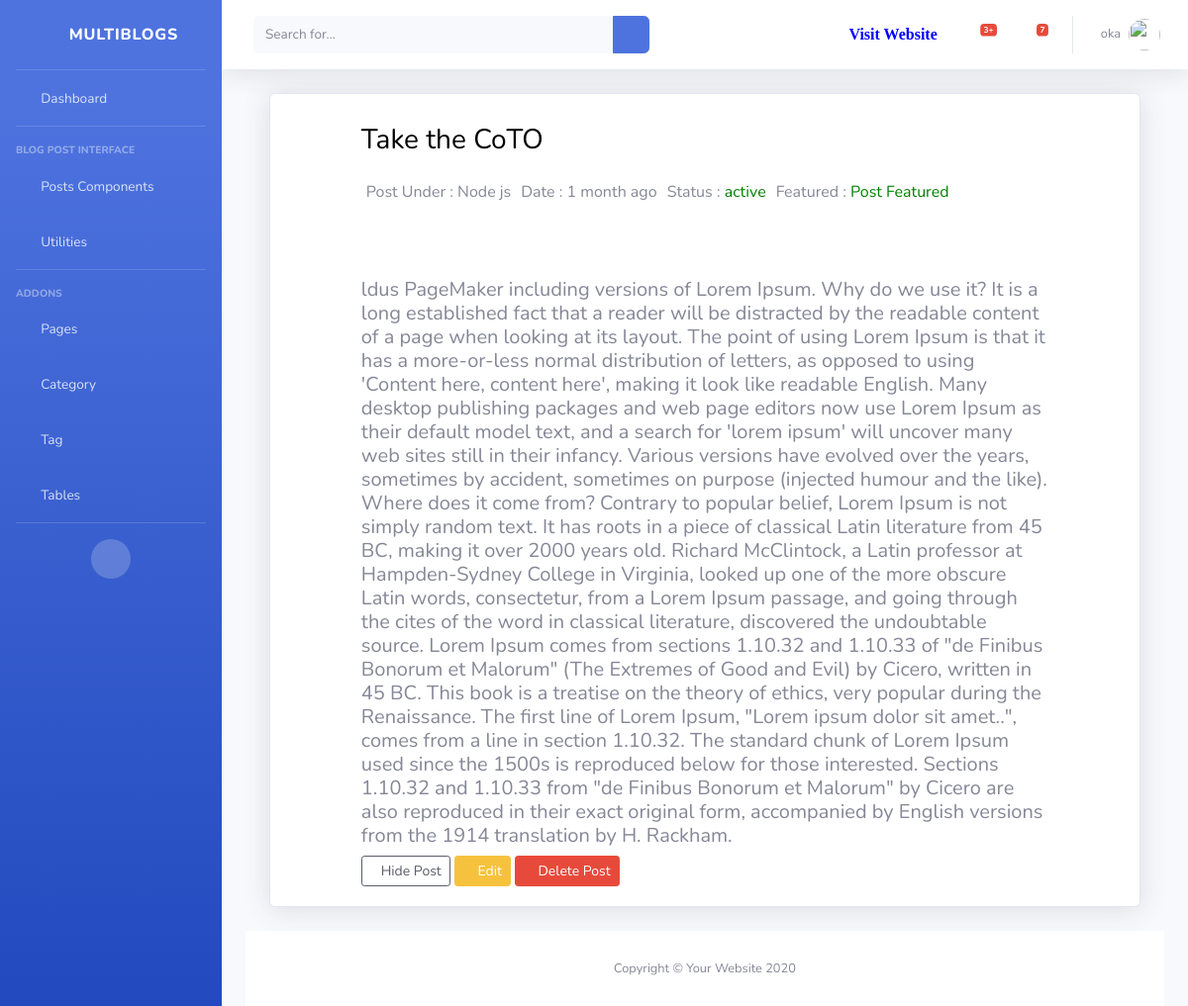
Page /dashboard/post/view/16 (signed in) on the committed database.
### dashboard/models.py (models this page shows, shortened)
class Author(models.Model):
    author = models.OneToOneField(User, on_delete= models.CASCADE)
    email = models.EmailField(unique=True, blank=True, null=True)
    first_name = models.CharField(max_length=100, null=True, blank=True, verbose_name='First Name')
    last_name = models.CharField(max_length=100, null=True, blank=True,verbose_name='Last Name')
    designation = models.CharField(max_length=10, null=True)
    author_image = models.ImageField(upload_to='author/',verbose_name='Author Profile Image',blank=True, null=True)
    auth_status = models.CharField(max_length=100, null=True)
    class Meta:
        verbose_name_plural = 'Author'

### blog/models.py (models this page shows, shortened)
class Blog(models.Model):
    status = (
        ('active','active'),
        ('pending','pending')
    )
    title  = models.CharField(max_length=200, null=True)
    detail = models.TextField(null=True)
    image = models.ImageField(upload_to='images/media', null=True, blank=True)
    catagories = models.ForeignKey(Catagory,on_delete=models.DO_NOTHING, null=True)
    tags = models.ManyToManyField(Tag, blank=True)
    status = models.CharField(max_length=20, choices=status, default='pending')
    author = models.ForeignKey(Author, on_delete=models.CASCADE)
    featured  = models.BooleanField(default=False)
    visit_count = models.IntegerField(default=0)
    visible = models.BooleanField(default=True)
    created_at = models.DateTimeField(auto_now_add=True)
    class Meta:
        verbose_name_plural = 'Blog'

class Catagory(models.Model):
    name = models.CharField(max_length=200, null=True)
    slug = models.SlugField(null=True)
    image = models.CharField(max_length=300, null=True, blank=True )
    description = models.CharField(max_length=500, null=True,blank=True, verbose_name='Description')
    class Meta:
        verbose_name_plural = 'Catagory'
    def __str__(self):
        return str(self.name)

### dashboard/views.py (the view)
# urls.py: path('post/view/<str:id>', views.PostView.as_view(), name='post'),
class PostView(View):
    @method_decorator(login_required(login_url='login'))
    def dispatch(self, request,*args,**kwargs):
        return super().dispatch(request,*args,**kwargs)
    def get(self, request,id):
        post_obj = get_object_or_404(Blog, id=id)
        context={
            'post':post_obj
        }
        return render(request,'dashboard/post/post_view.html', context)

### blog/context_processors.py (called while the page is built)
def globalVariable(request):
    category = Catagory.objects.all()\
        .annotate(post_count=Count('blog'))\
        .filter(blog__isnull=False)\
        .order_by('-post_count')[:4]
    category_count = category.count()
    context = {
        'category':category,
        'cat_count':category_count
        }
    return context

### templates/dashboard/post/post_view.html (shortened to what this page needs)
{% extends 'dashboard/base/base.html' %}
{% load static %}
{% block body %}
{% load humanize %}
<div class="container-fluid">
<div class="row">
    <div class="col">
        <div class="card shadow mb-4">
            <div class="row " style="padding: 20px;">
                <div class="col-10 mx-auto">
                    <h3>{{ post.title }}</h3>
                    <div class="text_div">
                        <p> Post Under : {{ post.catagories }}</p>
                        <p> Date : {{ post.created_at|naturaltime }}</p>
                        {% if post.status == 'active' %}
                          <p> Status : <span style="color: green;"> {{ post.status }}</span> </p>
                        {% else %}
                          <p> Status : <span style="color: red; background-color: rgb(70, 123, 172); padding: 5px; border-radius: 10px; "> {{ post.status }}</span> </p>
                        {% endif %}
                        {% if post.featured == True %}
                          <p > Featured : <span style="color:green"> Post Featured</span> </p>
                        {% else %}
                          <p >  Featured : <span style="color:red"> Not Featured Yet</span></p>
                        {% endif %}
                    </div>
                    <h5> {{ post.detail }}</h5>
                    <div>
                      {% if post.visible == False %}
                        <a href=" {% url 'visible' post.id %}" class="btn btn-outline-dark btn-sm "><i class="fas fa-eye"></i> Make Visible </a>
                      {% else %}
                        <a href=" {% url 'hidden' post.id %}" class="btn btn-outline-dark btn-sm"><i class="fas fa-eye-slash"></i>Hide Post </a>
                      {% endif %}
                        <a href="{% url 'edit_post' post.id %}" class="btn btn-warning btn-sm"><i class="far fa-edit"></i> Edit</a>
                        <a href=" " class="btn btn-danger btn-sm" data-toggle="modal" data-target="#delete"><i class="far fa-trash-alt" ></i> Delete Post </a>
                    </div>
                </div>
            </div>
        </div>
    </div>
</div>
{% endblock %}

### templates/dashboard/base/base.html (shortened to what this page needs)
<!DOCTYPE html>
<html lang="en">
    {% load static %}
    {% load humanize %}
<head>
    {% load static %}
    <link href="{% static  'vendor/fontawesome-free/css/all.min.css' %}" rel="stylesheet" type="text/css">
    <link href="{% static 'css/sb-admin-2.min.css' %}" rel="stylesheet">
</head>
<body id="page-top">
    <div id="wrapper">
        <ul class="navbar-nav bg-gradient-primary sidebar sidebar-dark accordion" id="accordionSidebar">
            <a class="sidebar-brand d-flex align-items-center justify-content-center" href="index.html">
                <div class="sidebar-brand-icon rotate-n-15">
                    <i class="fas fa-laugh-wink"></i>
                </div>
                <div class="sidebar-brand-text mx-3">MultiBlogs</div>
            </a>
            <hr class="sidebar-divider my-0">
            {%  url 'dashboard' as url %}
            <li class="nav-item {% if request.path == url %} active {% endif %}">
                <a class="nav-link" href="{{ url }}">
                    <i class="fas fa-fw fa-tachometer-alt"></i>
                    <span>Dashboard</span></a>
            </li>
            <hr class="sidebar-divider">
            <div class="sidebar-heading">
                Blog Post Interface
            </div>
            <li class="nav-item">
                <a class="nav-link collapsed" href="#" data-toggle="collapse" data-target="#collapseTwo"
                    aria-expanded="true" aria-controls="collapseTwo">
                    <i class="fas fa-fw fa-cog"></i>
                    <span> Posts Components</span>
                </a>
            </li>
            <li class="nav-item">
                <a class="nav-link collapsed" href="#" data-toggle="collapse" data-target="#collapseUtilities"
                    aria-expanded="true" aria-controls="collapseUtilities">
                    <i class="fas fa-fw fa-wrench"></i>
                    <span>Utilities</span>
                </a>
            </li>
            <hr class="sidebar-divider">
            <div class="sidebar-heading">
                Addons
            </div>
            <li class="nav-item">
                <a class="nav-link collapsed" href="#" data-toggle="collapse" data-target="#collapsePages"
                    aria-expanded="true" aria-controls="collapsePages">
                    <i class="fas fa-fw fa-folder"></i>
                    <span>Pages</span>
                </a>
            </li>
            <li class="nav-item">
                <a class="nav-link" href="{% url 'category' %}">
                    <i class="fas fa-fw fa-chart-area"></i>
                    <span>Category</span></a>
            </li>
            <li class="nav-item">
                <a class="nav-link" href="{% url 'tag' %}">
                    <i class="fas fa-fw fa-chart-area"></i>
                    <span>Tag</span></a>
            </li>
            <li class="nav-item">
                <a class="nav-link" href="tables.html">
                    <i class="fas fa-fw fa-table"></i>
                    <span>Tables</span></a>
            </li>
            <hr class="sidebar-divider d-none d-md-block">
            <div class="text-center d-none d-md-inline">
                <button class="rounded-circle border-0" id="sidebarToggle"></button>
            </div>
        </ul>
        <div id="content-wrapper" class="d-flex flex-column">
            <div id="content">
                <nav class="navbar navbar-expand navbar-light bg-white topbar mb-4 static-top shadow">
                    <form
                        class="d-none d-sm-inline-block form-inline mr-auto ml-md-3 my-2 my-md-0 mw-100 navbar-search">
                        <div class="input-group">
                            <input type="text" class="form-control bg-light border-0 small" placeholder="Search for..."
                                aria-label="Search" aria-describedby="basic-addon2">
                            <div class="input-group-append">
                                <button class="btn btn-primary" type="button">
                                    <i class="fas fa-search fa-sm"></i>
                                </button>
                            </div>
                        </div>
                    </form>
                    <ul class="navbar-nav ml-auto">
                        <li class="nav-item mx-1"> <a class="nav-link" style="color:blue" href="{% url 'home' %}" target="_blank"> <i class="fa fa-link"> Visit Website</i> </a></li>
                        <li class="nav-item dropdown no-arrow mx-1">
                            <a class="nav-link dropdown-toggle" href="#" id="alertsDropdown" role="button"
                                data-toggle="dropdown" aria-haspopup="true" aria-expanded="false">
                                <i class="fas fa-bell fa-fw"></i>
                                <span class="badge badge-danger badge-counter">3+</span>
                            </a>
                        </li>
                        <li class="nav-item dropdown no-arrow mx-1">
                            <a class="nav-link dropdown-toggle" href="#" id="messagesDropdown" role="button"
                                data-toggle="dropdown" aria-haspopup="true" aria-expanded="false">
                                <i class="fas fa-envelope fa-fw"></i>
                                <span class="badge badge-danger badge-counter">7</span>
                            </a>
                        </li>
                        <li class="nav-item dropdown no-arrow">
                            <a class="nav-link dropdown-toggle" href="#" id="userDropdown" role="button"
                                data-toggle="dropdown" aria-haspopup="true" aria-expanded="false">
                                <span class="mr-2 d-none d-lg-inline text-gray-600 small">{{ user.author.author.username }}</span>
                                {% if user.author.author_image %}
                                <img class="img-profile rounded-circle"
                                    src="{{ user.author.author_image.url }}">
                                {% else %}
                                <img class="img-profile rounded-circle" src="https://www.pngarts.com/files/11/Avatar-PNG-Transparent-Image.png" alt="">
                                {% endif %}
                            </a>
                        </li>
                    </ul>
                </nav>
                <div class="container-fluid">
                {% block body %}{% endblock %}
            </div>
            <footer class="sticky-footer bg-white" style="bottom: 0;">
                <div class="container my-auto">
                    <div class="copyright text-center my-auto">
                        <span>Copyright &copy; Your Website 2020</span>
                    </div>
                </div>
            </footer>
        </div>
    </div>
</body>
</html>

### rows in the picture
Blog: title "Take the CoTO", catagories "Node js", created_at "1 month ago", status "active", detail "ldus PageMaker including versions of Lorem Ipsum. Why do we use it? It is a long established fact that a reader will be distracted by the readable content of a page when looking at its layout. The point of using Lorem Ipsum is that it has a more-or-less normal distribution of letters, as opposed to using 'Content here, content here', making it look like readable English. Many desktop publishing packages and web page editors now use Lorem Ipsum as their default model text, and a search for 'lorem ipsum' will uncover many web sites still in their infancy. Various versions have evolved over the years, sometimes by accident, sometimes on purpose (injected humour and the like). Where does it…"

### other values in the picture
{{ user.author.author.username }} "oka"
